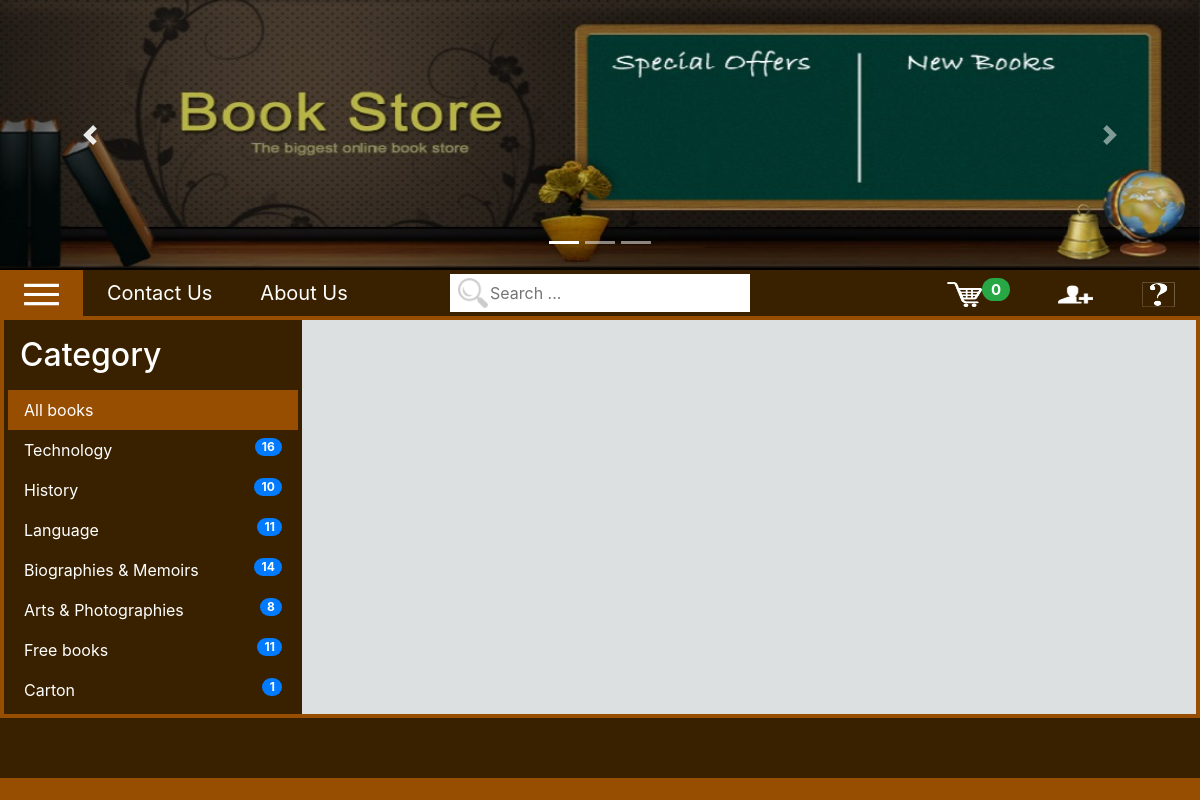
The page / on the database its author committed.
### tables this page shows
CREATE TABLE `categories` (
  `category_id` int(11) NOT NULL,
  `name` varchar(30) NOT NULL,
  `remark` varchar(50) NOT NULL,
  `created_date` date NOT NULL,
  `modified_date` date NOT NULL
);

### categories.php (the view, shortened to what this page needs)
<?php
require_once('admin/config/config.php');
$sql = "SELECT * FROM categories";
$categories = mysqli_query($conn, $sql);
?>
<h2 class="text-white m-3">Category</h2>
			<ul id="cat" class="nav flex-column m-1">
          <li class="nav-item ">
            <a href="0" class="nav-link text-white">All books</a></li>
			    <?php while($category= mysqli_fetch_assoc($categories)){
			    	$id=$category['category_id'];
			        $book_count=mysqli_query($conn,"SELECT count(book_id)FROM booklist WHERE category_id='$id'");
                    $book_count=$book_count->fetch_row(); ?>
			    <li class="nav-item">
			        <a href="<?php echo $category['category_id'] ?>" class="nav-link text-white">
			          <?php echo $category['name'] ?>
			          <span class="badge badge-primary badge-pill float-right"><?php echo $book_count[0]; ?></span>
			        </a>
			    </li>
			    <?php } ?>
			</ul>

### header.php (shortened to what this page needs)
<?php
 $cart = 0;
 ?>
<!DOCTYPE html>
<html>
<head>
	<link rel="stylesheet" href="admin/css/bootstrap.min.css">
	<link rel="stylesheet" type="text/css" href="css/style.css">
	<link rel="stylesheet" href="https://cdnjs.cloudflare.com/ajax/libs/font-awesome/4.7.0/css/font-awesome.min.css">
</head>
<body>
	<?php require_once('carousel.php') ?>
	<nav class="navbar navbar-expand-sm p-0">
	<ul class="navbar-nav w-50">
		<li class="nav-item">
			<a href="index.php?category=0" class="nav-link pl-4 pr-4" id="home"><img src="css/image/menu.png"></a></li>
		<li class="nav-item">
			<a href="#" class="nav-link pl-4 pr-4 text-white">Contact Us</a></li>
		<li class="nav-item ">
			<a href="#" class="nav-link pl-4 pr-4 text-white">About Us</a></li>
	</ul>
	<span class="search-box">
        <input type="text" class="search_input" autocomplete="off" placeholder="Search ..." />
    </span>
    <ul class="navbar-nav justify-content-end w-50">
        <li class="nav-item">
        	<a href="cart_view.php" class="nav-link pl-4 pr-4">
			<span class="badge badge-pill bg-success float-right text-white add_cart"> <?php echo $cart; ?> </span>
			<img src="css/image/shopping.png" class="cart_img"></a>
		</li>
		<li class="nav-item"><a href="#" class="nav-link pl-4 pr-4" data-toggle="modal" data-target="#login_modal">
			<img src="css/image/login.png" title="Login"></a>
		</li>
		<li class="nav-item"><a href="#" class="nav-link pl-4 pr-4">
		<img src="css/image/help.png"></a></li>
</ul>
</nav>

### carousel.php (shortened to what this page needs)
<div id="myCarousel" class="carousel slide">
  <ul class="carousel-indicators">
    <li class="item1 active"></li>
    <li class="item2"></li>
    <li class="item3"></li>
  </ul>
  <div class="carousel-inner">
    <div class="carousel-item active">
      <img src="css/image/bookstore.png" alt="BookStore">
    </div>
  </div>
  <a class="carousel-control-prev" href="#myCarousel">
    <span class="carousel-control-prev-icon"></span>
  </a>
  <a class="carousel-control-next" href="#myCarousel">
    <span class="carousel-control-next-icon"></span>
  </a>
</div>

### sidebar.php
<div class="row m-1 bg-light">
<div class="col-3 p-0 float-left bg-color1" id="sidebar">
<?php require_once('categories.php'); ?>
</div>

### index.php (shortened to what this page needs)
<?php require_once('header.php') ?>
<?php require_once('sidebar.php') ?>
<div id="container-design" class="bg-color3 col-9">
</div>
</div>
<?php require_once('footer.php') ?>

### footer.php
<div id="footer">
</div>
</body>
</html>

### css/style.css (style rules this page uses)
body { margin: 0; padding: 0; overflow-x: hidden; background: #984e00; }
.bg-color1 { background: #392100; }
.bg-color3 { background: #dde0e0; }
.carousel-inner img { width: 100%; height: 270px; }
.navbar { background: #392100; }
.navbar-nav { font-size: 20px; color:white; }
.navbar-nav img { width: 35px; height: 25px; }
.navbar-nav a.active,#cat li a.active,.nav a.active { background-color: #984e00; color: white; }
.search_input { width: 300px; font-size: 16px; padding: 7px 3px 7px 40px; border: none; background-image: url("image/searchl.png"); background-position: 3%; background-size: 30px; background-repeat: no-repeat; }
#footer { height: 60px; background: #392100; margin: 0; clear: both; width: auto; overflow: hidden; }

### rows shown on the page
categories: name "Technology", book_count "16"
categories: name "History", book_count "10"
categories: name "Language", book_count "11"
categories: name "Biographies & Memoirs", book_count "14"
categories: name "Arts & Photographies", book_count "8"
categories: name "Free books", book_count "11"
categories: name "Carton", book_count "1"

### other values the page prints
$cart "0"
